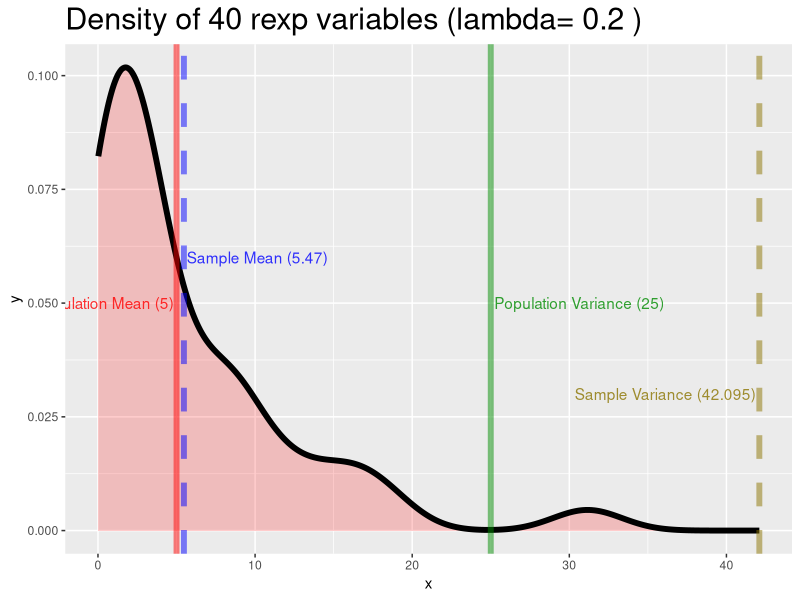

R code for this plot:
set.seed(20150107)

plot.rexp.sample <- function(s, lambda) {
    
    pop.mean <- 1 / lambda
    pop.sd <- 1 / lambda
    pop.variance <- pop.sd^2
    
    r <- rexp(s, lambda)
    mean <- mean(r)
    variance <- var(r)
    
    library(ggplot2)
    g <- ggplot(data=data.frame(x=r), aes(x=x))
    g <- g + geom_density(size=2, alpha=0.2, fill="red")
    g <- g + geom_vline(
        size=2,
        alpha=0.5,
        xintercept = c(pop.mean, mean, pop.variance, variance),
        colour = c("red", "blue", "green4", "gold4"),
        lty = c(1,2,1,2))
    g <- g + annotate(
        "text",
        alpha = 0.8,
        label = c(
            paste0("Population Mean (", pop.mean, ")"),
            paste0("Sample Mean (", round(mean, 3), ")"),
            paste0("Population Variance (", round(pop.variance, 3), ")"),
            paste0("Sample Variance (", round(variance, 3), ")")),
        x = c(pop.mean, mean, pop.variance, variance),
        y = c(0.05, 0.06, 0.05, 0.03),
        hjust = -c(
            ifelse(pop.mean > mean, 0.02, -1.02),
            ifelse(pop.mean > mean, -1.02, 0.02),
            ifelse(pop.variance>max(r), -1.02, 0.02),
            -1.02),
        colour = c("red", "blue", "green4", "gold4"))
    g <- g + ggtitle(
        paste("Density of", s, "rexp variables (lambda=", lambda, ")"))
    g <- g + theme(plot.title = element_text(size = rel(2)))
    
    print(paste("population mean:", pop.mean))
    print(paste("sample mean:", round(mean, 3)))
    
    print(paste("population variance:", pop.variance))
    print(paste("sample variance:", round(variance, 3)))
    
    return(g)
}

print(plot.rexp.sample(s = 40, lambda = 0.2))